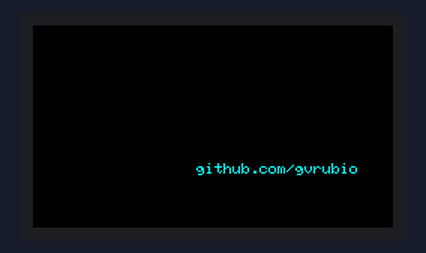
Simulated run of this sketch. Board: ESP32-S3. On the bench: 240×135 colour display. A WiFi scan finds three made-up networks.

Above: at 0.2 s.
At 2.3 s:
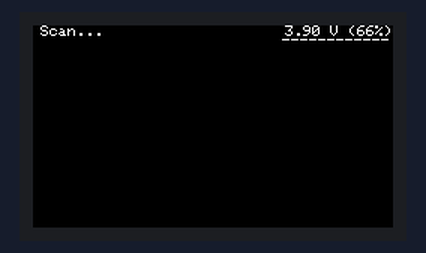
At 4.3 s:
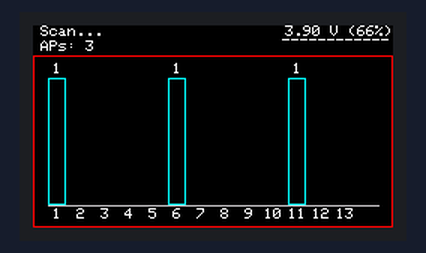

The sketch:

GVM5WIFIChannelUtil.ino
```cpp
#include <M5Cardputer.h>
#include <WiFi.h>
#include "splash.h"
#define MAX_CHANNELS 13
#define SCREEN_WIDTH 240
#define SCREEN_HEIGHT 135

#define CHART_LEFT 10
#define CHART_RIGHT 230
#define CHART_BOTTOM 120
#define CHART_TOP 20
#define MAX_BAR_HEIGHT (CHART_BOTTOM - (CHART_TOP + 15))

#define BAR_SPACING 4

int channel_counts[MAX_CHANNELS + 1] = { 0 };
int total_networks = 0;

uint16_t BACKGROUND = BLACK;
uint16_t BAR_COLOR = CYAN;
uint16_t TEXT_COLOR = WHITE;
uint16_t AXIS_COLOR = LIGHTGREY;

unsigned long lastScan = 0;
const int SCAN_INTERVAL = 1000;


// ----------------------------------------------------
void setup() {
  auto cfg = M5.config();
  M5Cardputer.begin(cfg, true);
  splash();
  M5.Lcd.fillScreen(BACKGROUND);
  M5.Lcd.setTextColor(TEXT_COLOR);
  M5.Lcd.setTextSize(1);

  WiFi.mode(WIFI_STA);
  WiFi.disconnect(true);

  M5.Lcd.drawString("WIFI CHANNEL ANALYZER", 10, 5);
  M5.Lcd.fillRect(0, 0, SCREEN_WIDTH, 20, BACKGROUND);
}

// ----------------------------------------------------
void scan_and_count() {
  // Limpia SOLO área superior de estado
  M5.Lcd.fillRect(0, 0, SCREEN_WIDTH, 10, BACKGROUND);
  // --- calcular batería ---
  float batteryVoltage = (float)M5.Power.getBatteryVoltage() / 1000;
  int batteryPercent = (int)((batteryVoltage - 3.3) / (4.2 - 3.3) * 100);
  //batteryPercent = constrain(batteryPercent, 0, 100);

  // --- mostrar batería ---
  if (batteryPercent >= 100) {
    M5.Lcd.setCursor(162, 0);
  } else {
    M5.Lcd.setCursor(168, 0);
  }

  M5.Lcd.setTextColor(WHITE);
  M5.Lcd.setTextSize(1);
  M5.Lcd.printf("%.2f V (%d%%)", batteryVoltage, batteryPercent);
  M5.Lcd.setCursor(166, 6);
  M5.Lcd.printf("------------");

  M5.Lcd.drawString("Scan...", 5, 0);

  for (int i = 1; i <= MAX_CHANNELS; i++) channel_counts[i] = 0;

  // **Modo estable**
  int n = WiFi.scanNetworks();  // ← ESTE no crashea

  total_networks = n;

  if (n <= 0) return;

  for (int i = 0; i < n; i++) {
    int ch = WiFi.channel(i);
    if (ch >= 1 && ch <= MAX_CHANNELS) channel_counts[ch]++;
  }
  M5.Lcd.fillRect(0, 10, SCREEN_WIDTH, 10, BACKGROUND);
  M5.Lcd.drawString(String("APs: ") + n, 5, 10);  // antes 10
}

// ----------------------------------------------------
void draw_chart() {
  // Borra solo el área del gráfico
  M5.Lcd.fillRect(0, CHART_TOP, SCREEN_WIDTH, SCREEN_HEIGHT - CHART_TOP, BACKGROUND);
  M5.Lcd.drawRect(0, CHART_TOP, SCREEN_WIDTH, SCREEN_HEIGHT - CHART_TOP, RED);
  if (total_networks <= 0) {
    M5.Lcd.drawString("No APs found!", 40, 60);
    return;
  }

  int chart_width = CHART_RIGHT - CHART_LEFT;
  int bar_width = (chart_width - MAX_CHANNELS * BAR_SPACING) / MAX_CHANNELS;
  if (bar_width < 3) bar_width = 3;

  // Eje
  M5.Lcd.drawLine(CHART_LEFT, CHART_BOTTOM, CHART_RIGHT, CHART_BOTTOM, AXIS_COLOR);

  int max_count = 1;
  for (int i = 1; i <= MAX_CHANNELS; i++)
    if (channel_counts[i] > max_count)
      max_count = channel_counts[i];

  for (int i = 1; i <= MAX_CHANNELS; i++) {
    int count = channel_counts[i];
    int bar_h = (count * MAX_BAR_HEIGHT) / max_count;
    int x = CHART_LEFT + (i - 1) * (bar_width + BAR_SPACING);

    // Draw bar
    if (bar_h > 0)
      M5.Lcd.drawRect(x, CHART_BOTTOM - bar_h, bar_width, bar_h, BAR_COLOR);

    // --- NEW: print AP count above bar ---
    if (count > 0) {
      int text_w = (count < 10) ? 6 : (count < 100 ? 12 : 18);
      int text_x = x + (bar_width / 2) - (text_w / 2);
      int text_y = CHART_BOTTOM - bar_h - 10;
      M5.Lcd.drawString(String(count), text_x, text_y);
    }

    // Draw channel number below bar
    int text_width_offset = (i < 10) ? 3 : 6;
    M5.Lcd.drawString(String(i), x + bar_width / 2 - text_width_offset, CHART_BOTTOM + 2);
  }
}

// ----------------------------------------------------
void loop() {
  unsigned long now = millis();
  if (now - lastScan > SCAN_INTERVAL) {
    lastScan = now;
    scan_and_count();
    draw_chart();
  }
}
```

Source omitted: splash.h (data table, 147165 bytes)

Measured:
- what the display in image 1 shows lasts 2.1 s, from 2.2 s to 4.3 s
